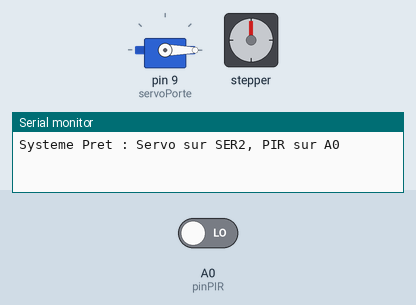
Simulated run of this sketch. Board: Arduino Uno, built with avr-gcc and run on an emulated ATmega328P. On the bench: servo, stepper motor, the last lines printed to the serial monitor. Inputs (shaded band) come from the test bench; at power-on: A0 (pinPIR) LOW. Stepper angles assume 2048 steps per turn.

Above: at 1.2 s.
1.3 s: A0 (pinPIR) driven HIGH
At 1.45 s:
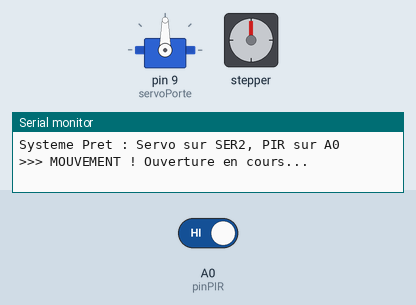
At 4.0 s:
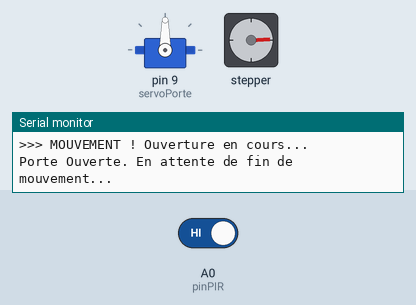
4.3 s: A0 (pinPIR) driven LOW
At 7.45 s:
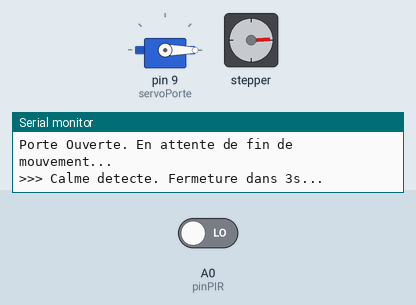
Timing chart, 0 to 11.1 s (numbered marks = the images above; inputs shaded):
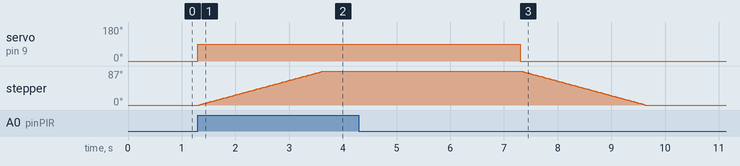

Measured:
- after the input at 1.3 s, servo on pin 9 (servoPorte): 0° → 90° at once; stepper: turns 87° clockwise in 2.3 s, starting at once
- after the input at 4.3 s, servo on pin 9 (servoPorte): 90° → 0° after 3.0 s; stepper: turns 87° counter-clockwise in 2.3 s, starting after 3.0 s

The sketch:

Ex3_PIR_porte.ino
```cpp
#include <AFMotor.h>
#include <Servo.h>

AF_Stepper stepper(2048, 2);
Servo servoPorte;

const int pinPIR = A0;
int etatPir = LOW;

void setup() {
  Serial.begin(9600);
  pinMode(pinPIR, INPUT);
  servoPorte.attach(9);
  servoPorte.write(0);
  stepper.setSpeed(10);
  Serial.println("Systeme Pret : Servo sur SER2, PIR sur A0");
}

void loop() {
  int lecture = digitalRead(pinPIR);
  if (lecture == HIGH && etatPir == LOW) {
    Serial.println(">>> MOUVEMENT ! Ouverture en cours...");
    servoPorte.write(90);
    stepper.step(500, FORWARD, MICROSTEP);
    etatPir = HIGH;
    Serial.println("Porte Ouverte. En attente de fin de mouvement...");
  } else if (lecture == LOW && etatPir == HIGH) {
    Serial.println(">>> Calme detecte. Fermeture dans 3s...");
    delay(3000);
    servoPorte.write(0);
    stepper.step(500, BACKWARD, MICROSTEP);
    etatPir = LOW;
    Serial.println("Porte Fermee. Systeme pret pour nouvelle detection.");
  }
}
```
